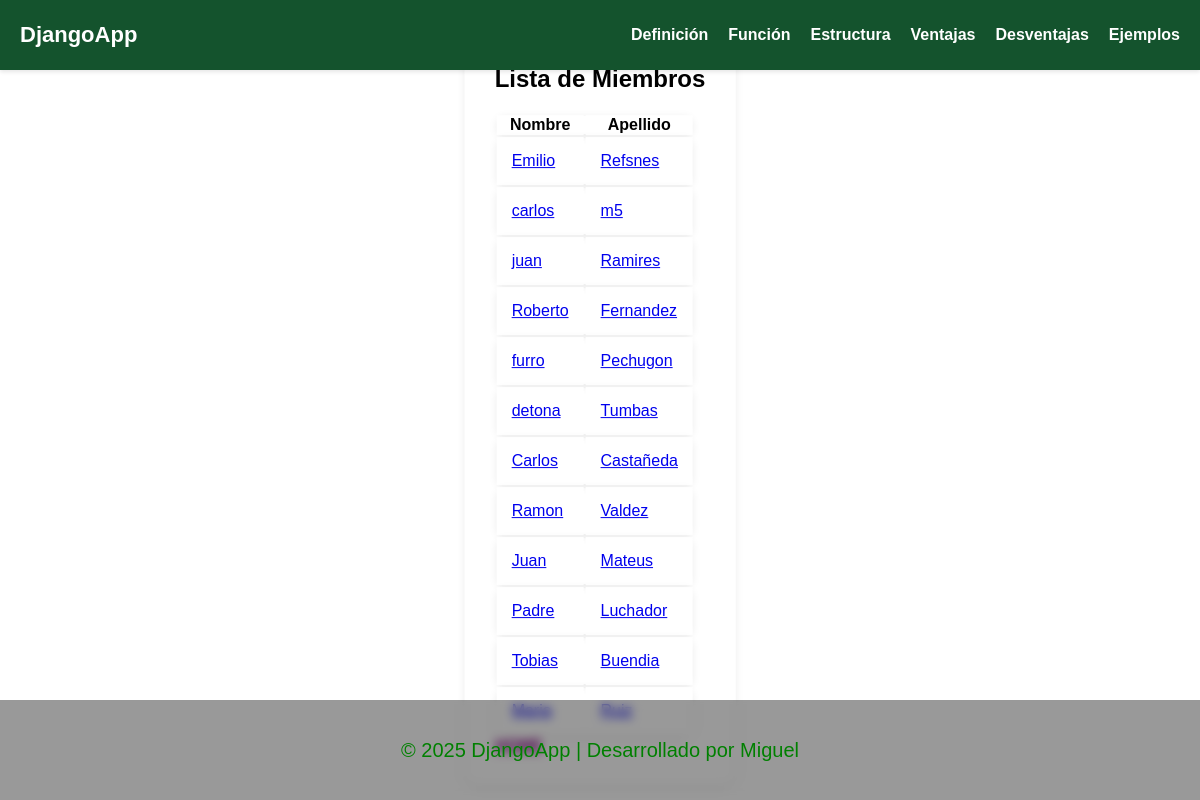
/all_members/, run on the app's committed database.
### members/models.py (models this page shows, shortened)
class Member(models.Model):
    firstname = models.CharField(max_length=30)
    lastname = models.CharField(max_length=30)
    phone = models.IntegerField(null=True)
    joined_date = models.DateField(null=True)
    email = models.EmailField(max_length=30, null=True)
    gender = models.CharField(
        max_length=1, choices=[("M", "Male"), ("F", "Female")], null=True
    )
    birth_date = models.DateField(null=True)

### members/views.py (the view)
# urls.py: path("all_members/", views.members, name="all_members"),
def members(request):
    mymembers = Member.objects.all().values()
    template = loader.get_template("myfirst.html")
    context = {"mymembers": mymembers}
    return HttpResponse(template.render(context, request))

### members/templates/myfirst.html
{% extends 'master.html' %} {%block title %}Lista de Miembros{% endblock %}
{%block content %}
<section>
  <h1>Lista de Miembros</h1>
  <table>
    <tr>
      <th>Nombre</th>
      <th>Apellido</th>
    </tr>
    {% for x in mymembers %}
    <tr>
      <td><a href="details/{{ x.id }}">{{ x.firstname }}</a></td>
      <td><a href="details/{{ x.id }}">{{ x.lastname }}</a></td>
    </tr>
    {% endfor %}
  </table>
  <a href="/" style="color: purple; font-weight: bold">HOME</a>
</section>
{%endblock content%}

### members/templates/master.html (shortened to what this page needs)
{% load static %}
<!DOCTYPE html>
<html lang="es">
  <head>
  </head>
  <body>
    <video autoplay muted loop id="videoFondo">
      <source src="{% static 'video.mp4' %}" type="video/mp4" />
    </video>
    <nav class="navbar">
      <div class="logo">DjangoApp</div>
      <ul class="nav-links">
        <li><a href="#definicion">Definición</a></li>
        <li><a href="#funcion">Función</a></li>
        <li><a href="#estructura">Estructura</a></li>
        <li><a href="#ventajas">Ventajas</a></li>
        <li><a href="#desventajas">Desventajas</a></li>
        <li><a href="#ejemplos">Ejemplos</a></li>
      </ul>
    </nav>
    <footer class="footer">
      <p>&copy; 2025 DjangoApp | Desarrollado por Miguel</p>
    </footer>
    {% block content %} {% endblock %}
  </body>
</html>

### members/templates/master.html (style rules this page uses)
body, html { margin: 0; padding: 0; height: 100%; overflow: hidden; font-family: Arial, sans-serif; }
p { color: green; font-size: 20px; font-family: Arial, sans-serif; line-height: 1.5; }
.navbar { background-color: #14532d; padding: 10px 20px; display: flex; align-items: center; justify-content: space-between; box-shadow: 0 2px 4px rgba(0, 0, 0, 0.1); position: sticky; top: 0; z-index: 1000; }
.logo { font-size: 22px; font-weight: bold; color: #fff; }
.nav-links { list-style: none; display: flex; gap: 20px; }
.nav-links li a { text-decoration: none; color: #fff; font-weight: bold; }
td { display: table-cell; vertical-align: inherit; unicode-bidi: isolate; }
table { border-collapse: separate; text-indent: initial; border-spacing: 2px; }
section { position: absolute; top: 50%; left: 50%; transform: translate(-50%, -50%); box-shadow: 0 2px 8px rgba(0, 0, 0, 0.08); background: rgba(255, 255, 255, 0.42); border-radius: 15px; padding: 30px; }
tr { background-color: #ffffff; box-shadow: 0 2px 8px rgba(0, 0, 0, 0.08); border-radius: 8px; overflow: hidden; margin: 1px; }
tr td { padding: 15px; border-bottom: none; margin: 0; }
#videoFondo { position: fixed; right: 0; bottom: 0; min-width: 100%; min-height: 100%; z-index: -1; object-fit: cover; }
.footer { position: fixed; bottom: 0; width: 100%; padding: 15px 0; background: rgba(0, 0, 0, 0.4); color: #fff; text-align: center; backdrop-filter: blur(5px); font-size: 14px; z-index: 999; font-family: Arial, sans-serif; }

### data on the page
Member: firstname "Emilio", lastname "Refsnes"
Member: firstname "carlos", lastname "m5"
Member: firstname "juan", lastname "Ramires"
Member: firstname "Roberto", lastname "Fernandez"
Member: firstname "furro", lastname "Pechugon"
Member: firstname "detona", lastname "Tumbas"
Member: firstname "Carlos", lastname "Castañeda"
Member: firstname "Ramon", lastname "Valdez"
Member: firstname "Juan", lastname "Mateus"
Member: firstname "Padre", lastname "Luchador"
Member: firstname "Tobias", lastname "Buendia"
Member: firstname "Maria", lastname "Ruiz"
